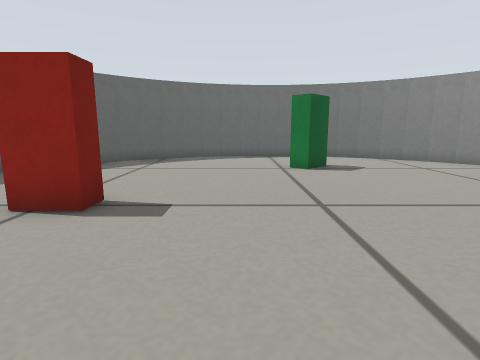
[1] (above)

12 first-person views from a walk through a robot-simulator world made for Gazebo. The camera is 0.27 m above the floor, tilts 10° down and sees 80° across. The floor is counted in squares, 0.2 m on a side. Each view is taken from the middle of a square. On the plan, view 1 faces up. The plan holds only what a view shows up to about 13 squares ahead; the rest is blank.

[2]
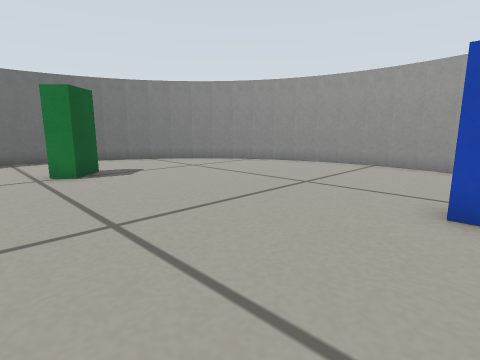

[3]
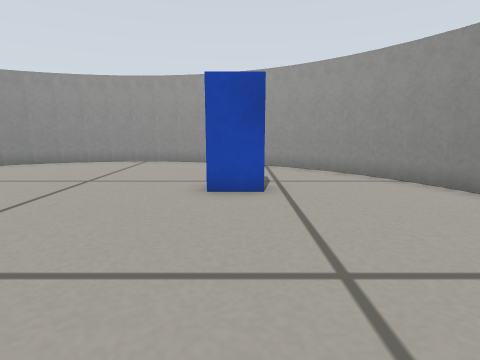

[4]
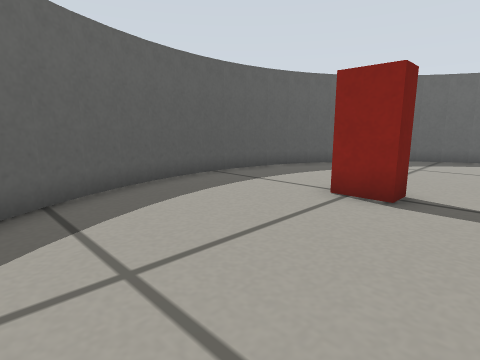

[5]
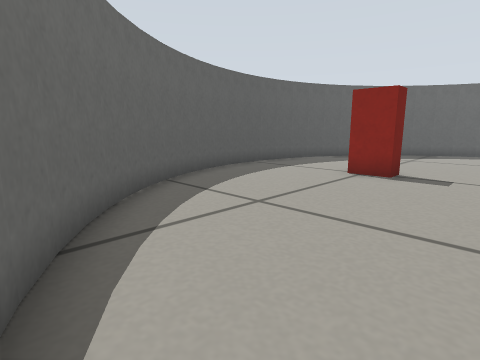

[6]
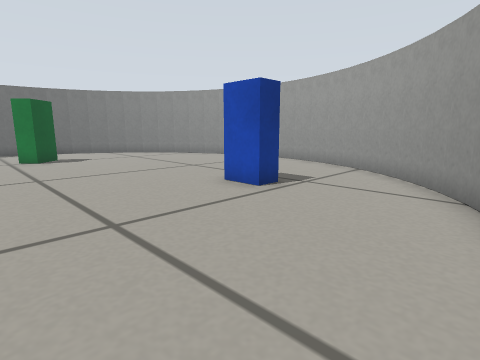

[7]
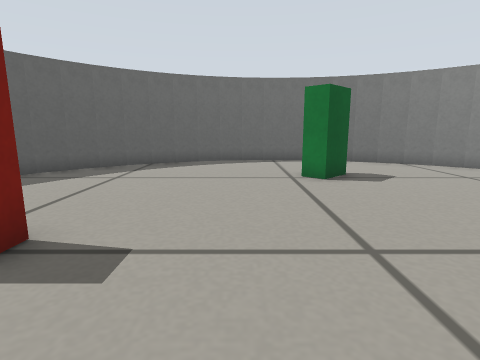

[8]
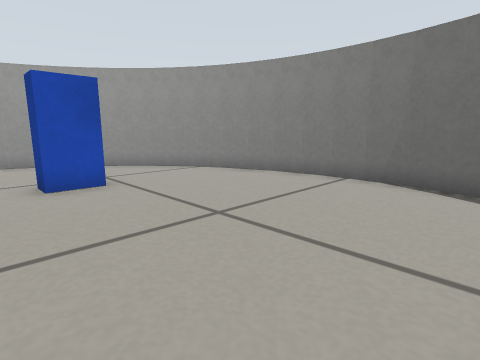

[9]
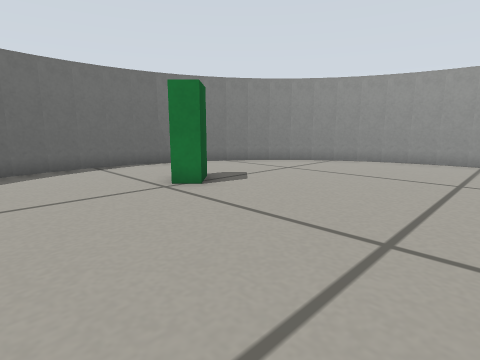

[10]
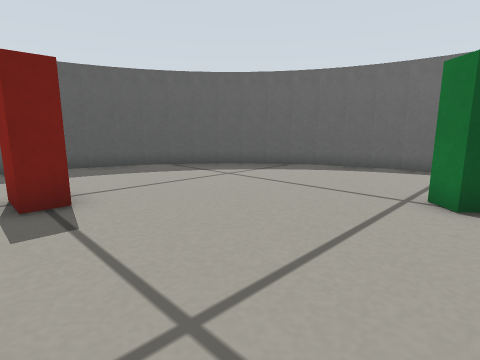

[11]
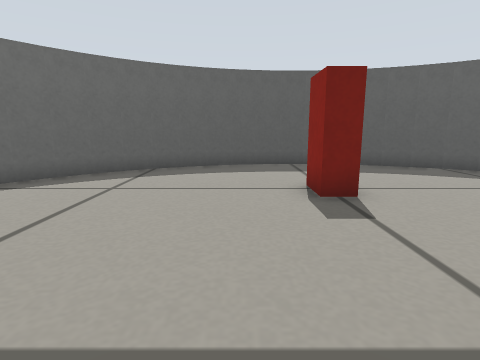

[12]
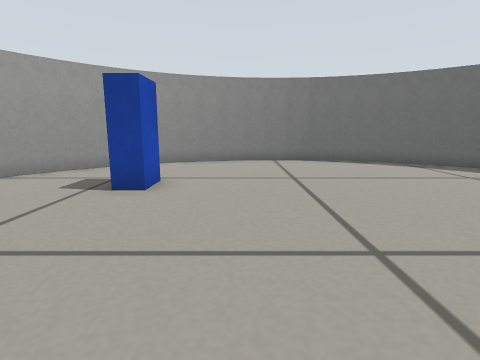

### Floor plan
Points are (right, up) in squares from view 1. A wall is a line through its corners. A room is listed if a view was taken in it or the views show most of it. See-through windows are left out.
Room 1 (views 1, 2, 3, 4, 5, 6, 7, 8, 9, 10, 11, 12)
walls: (-7.9, 2.7) (-7.6, 1.6); (-8.1, 3.6) (-7.9, 2.6); (-8.2, 4.6) (-8.1, 3.5); (-8.2, 5.5) (-8.2, 4.5); (-7.9, 7.4) (-8.1, 6.4); (-8.1, 6.5) (-8.2, 5.4); (-7.6, 8.4) (-7.9, 7.3); (-7.3, 0.9) (-6.8, 0); (-6.3, -0.7) (-5.6, -1.6); (-7.7, 1.8) (-7.3, 0.8); (-6.9, 0.1) (-6.3, -0.8); (-7.3, 9.2) (-7.7, 8.3); (-6.2, 10.9) (-6.9, 9.9); (-6.8, 10.1) (-7.3, 9.1); (-5.6, 11.6) (-6.3, 10.7); (-5.7, -1.5) (-5, -2.2); (-5.1, -2.1) (-4.3, -2.8); (-5, 12.2) (-5.7, 11.5); (-4.4, -2.7) (-3.5, -3.4); (-4.2, 12.9) (-5.1, 12.1); (-2.5, 13.8) (-3.5, 13.3); (-3.4, 13.4) (-4.3, 12.8); (-3.6, -3.3) (-2.6, -3.8); (-2.8, -3.7) (-1.7, -4.2); (-1.8, -4.1) (-0.8, -4.4); (-0.8, 14.4) (-1.8, 14.1); (-1.7, 14.2) (-2.7, 13.8); (-0.9, -4.4) (0.1, -4.6); (0.1, 14.6) (-0.9, 14.4); (0, -4.6) (1, -4.7) (2, -4.7); (1.1, 14.7) (0, 14.6); (1.9, -4.7) (3, -4.6); (2, 14.7) (1, 14.7); (2.9, -4.6) (3.9, -4.4); (3.1, 14.6) (1.9, 14.7); (4, 14.4) (2.9, 14.6); (3.7, -4.5) (4.8, -4.1); (4.9, 14.1) (3.8, 14.4); (4.7, -4.2) (5.6, -3.8) (6.5, -3.3); (5.7, 13.8) (4.8, 14.1); (6.5, -3.4) (7.3, -2.8); (7.2, -2.9) (8.1, -2.1); (7.9, -2.3) (8.7, -1.5); (8.8, 11.4) (8, 12.2); (8.1, 12.2) (7.3, 12.8) (6.5, 13.3) (5.6, 13.8); (10.3, 9) (9.8, 10); (8.7, -1.6) (9.3, -0.8) (9.9, 0.1); (9.4, 10.7) (8.7, 11.6); (10.6, 1.7) (10.9, 2.6); (9.9, 9.9) (9.3, 10.8); (9.8, -0.1) (10.3, 0.9); (11.1, 6.4) (10.9, 7.4); (10.3, 0.8) (10.6, 1.8); (11.2, 5.4) (11.1, 6.5); (10.9, 2.5) (11.1, 3.6); (11.1, 3.5) (11.2, 4.6); (11.2, 4.5) (11.2, 5.5); (10.7, 8.2) (10.3, 9.1); (11, 7.3) (10.6, 8.3)
objects: red box (-4, 5) to (-3, 5); green box (2, 10) to (3, 11); blue box (5, 1) to (6, 2)

Where each view was taken, in squares from view 1:
view 1: 0 up, 0 right, facing up
view 2: 1 up, 0 right, facing up-right
view 3: 1 up, 1 left, facing right
view 4: 1 down, 1 left, facing up-left
view 5: 4 down, 0 right, facing up-left
view 6: 4 down, 0 right, facing up-right
view 7: 2 up, 0 right, facing up
view 8: 3 up, 2 left, facing down-right
view 9: 4 up, 2 left, facing up-right
view 10: 4 up, 3 right, facing up-left
view 11: 3 up, 3 right, facing left
view 12: 8 up, 3 right, facing down
